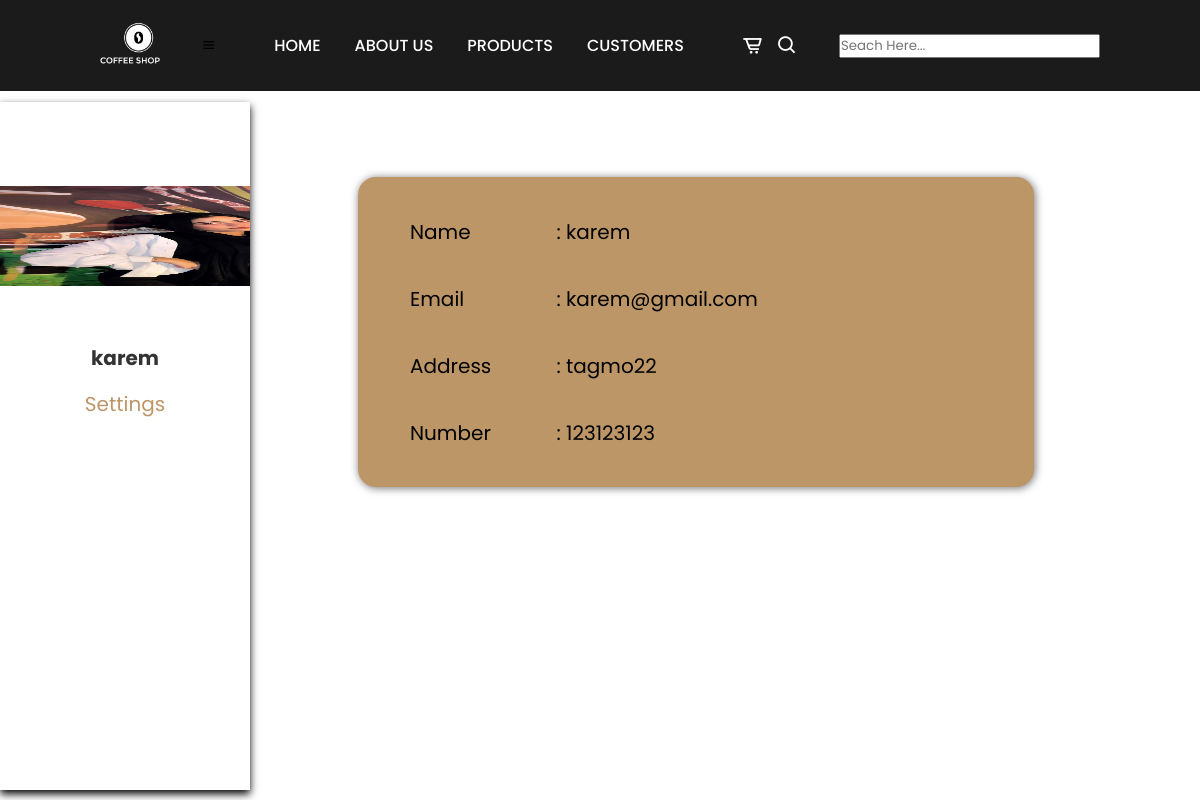
The page /app/profile/ (signed in) on the database its author committed.
### myapp/models.py (models this page shows, shortened)
class MyUserModel (models.Model):
    Username= models.CharField(max_length=100 ,null=True)
    Email= models.CharField(max_length=100 ,null=True)
    Password= models.CharField(max_length=100 ,null=True)
    Phone= models.CharField(max_length=100 ,null=True)
    pic= models.ImageField(null=True , blank=True)
    Address= models.CharField(max_length=100 ,null=True)

### myapp/views.py (the view)
# urls.py: path("profile/",views.profile, name="profile"),
def profile(request):
    user_id = request.session['user_id']
    user = MyUserModel.objects.get(id=user_id)
    return render(request, 'myapp/profile.html', {'user': user})

### myapp/templates/myapp/profile.html (shortened to what this page needs)
<!DOCTYPE html>
<html lang="en">
<head>
    {%load static%}
    <link rel="stylesheet" href="{% static 'css/profile.css'%}">
    <link rel="stylesheet" href="https://unpkg.com/boxicons@latest/css/boxicons.min.css">
</head>
<body>
    <header>
        <a href="#" class="logo">
            <img src="{% static '/media/logo.png' %}">
        </a>
        <i class='bx bx-menu' id="--menu-icon--"></i>
        <ul class="navbar">
            <li><a href="{% url 'home' %}">Home</a></li>
            <li><a href="#about">About Us</a></li>
            <li><a href="{% url 'menu' %}">Products</a></li>
            <li><a href="#customers">Customers</a></li>
        </ul>
        <div class="header-icon">
            <i class='bx bx-cart-alt'></i>
            <i class='bx bx-search' id="search-icon"></i>
        </div>
        <div class="search-box">
            <input type="search" name="" id="" placeholder="Seach Here...">
        </div>
    </header>
    <div class="sidenav">
        <div class="profile">
            <img src="{% static '/media/nura.png' %}" width="500" height="100">
            <div class="name">
                {{ user.Username }}
            </div>
        </div>
        <div class="sidenav-url">
            <div class="url">
                <a href="#settings">Settings</a>
            </div>
        </div>
    </div>
    <div class="main">
        <h2>Details</h2>
        <div class="card">
            <div class="card-body">
                <table>
                    <tbody>
                        <tr>
                            <td>Name</td>
                            <td>:</td>
                            <td> {{ user.Username }} </td>
                        </tr>
                        <tr>
                            <td>Email</td>
                            <td>:</td>
                            <td class="input">{{ user.Email }}</td>
                        </tr>
                        <tr>
                            <td>Address</td>
                            <td>:</td>
                            <td>{{ user.Address }}</td>
                        </tr>
                        <tr>
                            <td>Number</td>
                            <td>:</td>
                            <td>{{ user.Phone }}</td>
                        </tr>
                    </tbody>
                </table>
            </div>
        </div>
</body>
</html>

### myapp/static/css/profile.css (style rules this page uses)
* { font-family: 'Poppins', sans-serif; margin: 0; padding: 0; box-sizing: border-box; scroll-padding-top: 4rem; scroll-behavior: smooth; list-style: none; text-decoration: none; }
:root { --main-color: #bc9667; --second-color: #edeae3; --text-color: #1b1b1b; --bg-color: #fff; --box-shadow: 2px 2px 10px 4px rgb(14 55 54 / 15%); }
header { position: fixed; width: 100%; top: 0; right: 0; z-index: 10000; display: flex; justify-content: space-between; align-items: center; padding: 18px 100px; transition: 0.5s linear; background: var(--text-color); }
.logo img { width: 60px; }
.navbar { display: flex; }
.navbar a { padding: 8px 17px; color: var(--bg-color); font-size: 1rem; text-transform: uppercase; font-weight: 500; }
.header-icon { font-size: 22px; cursor: pointer; z-index: 10000; display: flex; column-gap: 0.8rem; }
.header-icon .bx { color: var(--bg-color); }
* { margin: 0; }
body { background-color: var(--bg-color); font-family: 500; overflow: hidden; }
.sidenav { background-color: var(--bg-color); box-shadow: 0px 4px 8px 0px rgb(5, 4, 4); margin-top: 2rem; color: #333; height: 86%; left: 0; overflow-x: hidden; padding-top: 20px; position: absolute; top: 70px; width: 250px; align-content: space-between; }
.profile { margin-top: 4rem; text-align: center; justify-content: space-around; }
.name { font-size: 20px; font-weight: bold; padding-top: 50px; }
.url, hr { text-align: center; }
.url a { color: var(--main-color); display: block; font-size: 20px; margin: 10px 0; padding: 6px 8px; text-decoration: none; }
.main { margin-top: 4rem; margin-left: 29%; font-size: 28px; padding: 0 10px; width: 58%; }
.main h2 { color: #333; font-family: 'Segoe UI', Tahoma, Geneva, Verdana, sans-serif; font-size: 24px; margin-bottom: 10px; }
.main .card { background-color: var(--main-color); margin-top: 5rem; border-radius: 18px; box-shadow: 1px 1px 8px 0 rgb(112, 112, 112); height: auto; margin-bottom: 20px; padding: 20px 0 20px 50px; }
.main .card table { border: none; font-size: 20px; height: 270px; width: 80%; }
.input { border-radius: 10%; background-color: transparent; box-shadow: #332900; }

### rows shown on the page
MyUserModel: Username "karem", Email "karem@gmail.com", Address "tagmo22", Phone "123123123"
